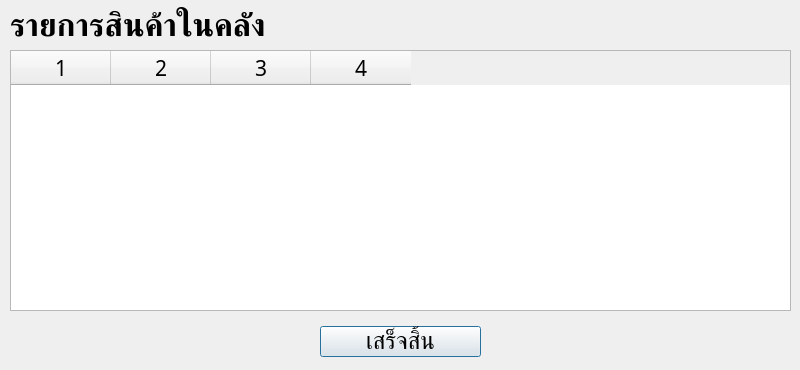
<?xml version="1.0" encoding="UTF-8"?>
<ui version="4.0">
 <class>AddItem</class>
 <widget class="QDialog" name="AddItem">
  <property name="geometry">
   <rect>
    <x>0</x>
    <y>0</y>
    <width>800</width>
    <height>370</height>
   </rect>
  </property>
  <property name="font">
   <font>
    <family>TH SarabunPSK</family>
    <pointsize>18</pointsize>
   </font>
  </property>
  <property name="windowTitle">
   <string>แก้ไขปุ่มทางลัด</string>
  </property>
  <widget class="QTableWidget" name="table_stock">
   <property name="geometry">
    <rect>
     <x>10</x>
     <y>50</y>
     <width>781</width>
     <height>261</height>
    </rect>
   </property>
   <property name="font">
    <font>
     <family>TH SarabunPSK</family>
     <pointsize>16</pointsize>
    </font>
   </property>
   <property name="editTriggers">
    <set>QAbstractItemView::NoEditTriggers</set>
   </property>
   <property name="selectionMode">
    <enum>QAbstractItemView::SingleSelection</enum>
   </property>
   <property name="selectionBehavior">
    <enum>QAbstractItemView::SelectRows</enum>
   </property>
   <property name="sortingEnabled">
    <bool>true</bool>
   </property>
   <property name="columnCount">
    <number>4</number>
   </property>
   <column/>
   <column/>
   <column/>
   <column/>
  </widget>
  <widget class="QLabel" name="label">
   <property name="geometry">
    <rect>
     <x>10</x>
     <y>6</y>
     <width>271</width>
     <height>41</height>
    </rect>
   </property>
   <property name="font">
    <font>
     <family>TH SarabunPSK</family>
     <pointsize>24</pointsize>
     <weight>75</weight>
     <bold>true</bold>
    </font>
   </property>
   <property name="text">
    <string>รายการสินค้าในคลัง</string>
   </property>
  </widget>
  <widget class="QPushButton" name="done_button">
   <property name="geometry">
    <rect>
     <x>320</x>
     <y>326</y>
     <width>161</width>
     <height>31</height>
    </rect>
   </property>
   <property name="font">
    <font>
     <family>TH SarabunPSK</family>
     <pointsize>18</pointsize>
    </font>
   </property>
   <property name="text">
    <string>เสร็จสิ้น</string>
   </property>
  </widget>
 </widget>
 <resources/>
 <connections/>
</ui>
